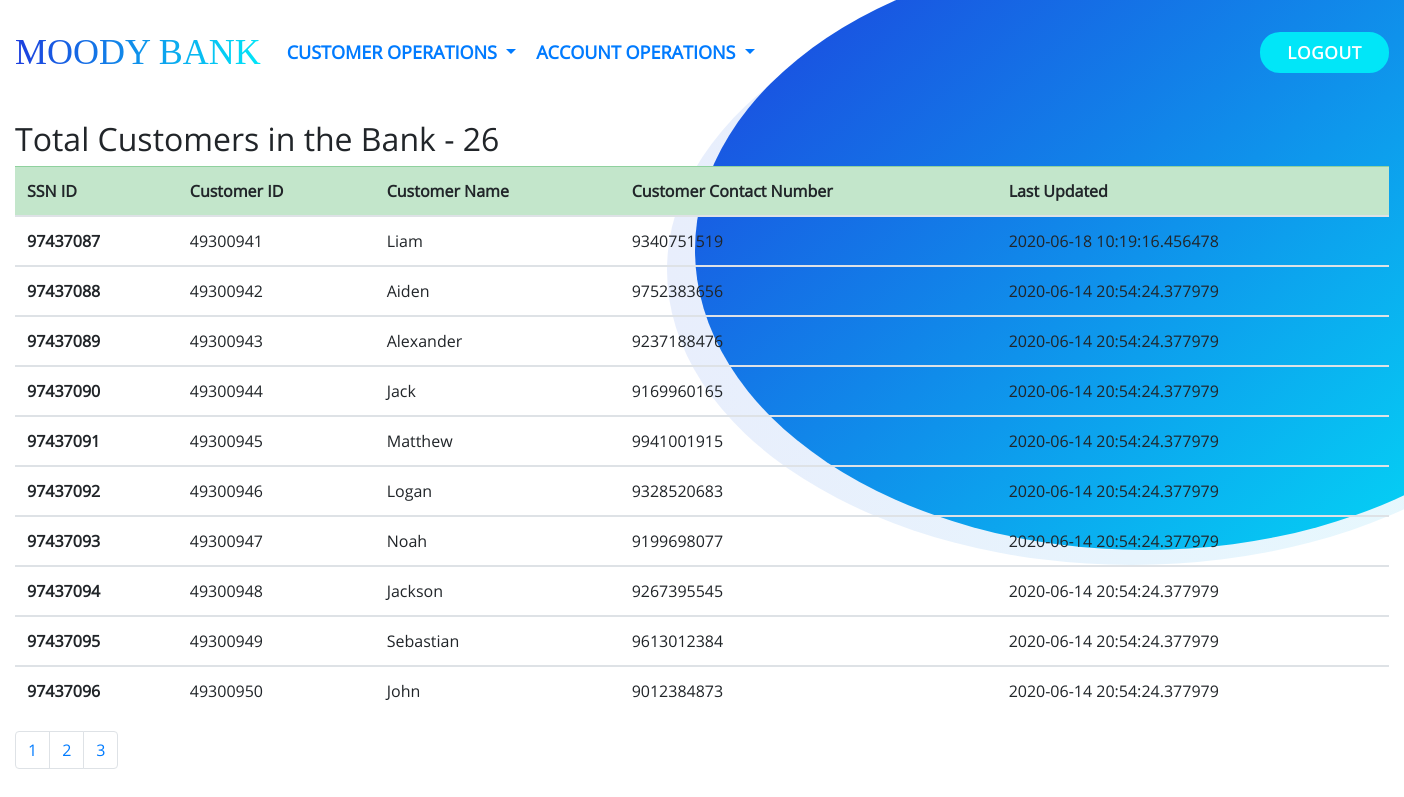
The app's page /view_customers_status (signed in) with its own data.
### application/models.py (models this page shows, shortened)
class Customer(db.Model):
	ssn = db.Column(db.Integer, primary_key=True)
	cust_id = db.Column(db.Integer, unique=True, nullable=False)
	cust_name = db.Column(db.String(20), nullable=False)
	cust_address = db.Column(db.Text, nullable=False)
	cust_contact = db.Column(db.Integer,nullable=False)
	cust_age = db.Column(db.Integer, nullable=False)
	cust_state = db.Column(db.String(20),nullable=False)
	cust_city = db.Column(db.String(30),nullable=False)
	accounts = db.relationship('Account', backref='Owner', lazy=True)
	transactions = db.relationship('Transaction', backref='Owner', lazy=True)

class Transaction(db.Model):
	transaction_id = db.Column(db.Integer, primary_key=True)
	transaction_date = db.Column(db.DateTime, nullable=False, default=d.today())
	transaction_amount = db.Column(db.Float, nullable=False)
	from_acc = db.Column(db.String(1), nullable=False)
	to_acc = db.Column(db.String(1), nullable=False)
	action = db.Column(db.String(10), nullable=False)
	cust_id = db.Column(db.Integer, db.ForeignKey('customer.cust_id'), nullable=False)

### application/routes.py (the view)
@app.route("/view_customers_status", methods=['GET', 'POST'])
def view_customers_status():
	if session.get('ROLE') != "acc_exec":
		return "Action Not Allowed"
	else:
		page = request.args.get('page', 1, type=int)
		customers = Customer.query.order_by(Customer.cust_id).paginate(page=page, per_page=10)
		return render_template("view_customers_status.html", customers=customers, title="View All Customer")

### application/templates/view_customers_status.html
{% extends 'layout.html' %}
{% block content %}
<h2>Total Customers in the Bank - {{ customers.total }}</h2>
<table class="table table-hover ">
	<thead>
		<tr class="table-success">
			<th scope="col">SSN ID</th>
			<th scope="col">Customer ID</th>
			<th scope="col">Customer Name</th>
			<th scope="col">Customer Contact Number</th>
			<th scope="col">Last Updated</th>
		</tr>
	</thead>
	{% for customer in customers.items %}
	<tbody>
		<tr>
			<th  scope="row">{{ customer.ssn }}</th>
			<td>{{ customer.cust_id }}</td>
			<td>{{ customer.cust_name }}</td>
			<td>{{ customer.cust_contact }}</td>
			<td>
			{% if not customer.transactions[-1]%}
				No Transactions
			{% else %}
				{{ customer.transactions[-1].transaction_date }}
			{% endif %}
			</td>
		</tr>
		{% endfor%}
	</tbody>
</table>
<nav aria-label="Page navigation">
	<ul class="pagination">
		{% for page_num in customers.iter_pages(left_edge=2, right_edge=2, left_current=1, right_current=2) %}
	{% if page_num %}
	  <li class="page-item"><a class="page-link" href="{{ url_for('view_customers_status', page=page_num)}}">{{page_num}}</a></li>
	  {% else %}
	...
	{% endif %}
{% endfor %}
	</ul>
  </nav>
{% endblock content %}

### application/static/css/style.css (style rules this page uses)
body { overflow: hidden; overflow-y: auto; font-family: "OpenSans-Regular"; }

### records on screen
Customer: ssn "97437087", cust_id "49300941", cust_name "Liam", cust_contact "9340751519", transaction_date "2020-06-18 10:19:16.456478"
Customer: ssn "97437088", cust_id "49300942", cust_name "Aiden", cust_contact "9752383656", transaction_date "2020-06-14 20:54:24.377979"
Customer: ssn "97437089", cust_id "49300943", cust_name "Alexander", cust_contact "9237188476", transaction_date "2020-06-14 20:54:24.377979"
Customer: ssn "97437090", cust_id "49300944", cust_name "Jack", cust_contact "9169960165", transaction_date "2020-06-14 20:54:24.377979"
Customer: ssn "97437091", cust_id "49300945", cust_name "Matthew", cust_contact "9941001915", transaction_date "2020-06-14 20:54:24.377979"
Customer: ssn "97437092", cust_id "49300946", cust_name "Logan", cust_contact "9328520683", transaction_date "2020-06-14 20:54:24.377979"
Customer: ssn "97437093", cust_id "49300947", cust_name "Noah", cust_contact "9199698077", transaction_date "2020-06-14 20:54:24.377979"
Customer: ssn "97437094", cust_id "49300948", cust_name "Jackson", cust_contact "9267395545", transaction_date "2020-06-14 20:54:24.377979"
Customer: ssn "97437095", cust_id "49300949", cust_name "Sebastian", cust_contact "9613012384", transaction_date "2020-06-14 20:54:24.377979"
Customer: ssn "97437096", cust_id "49300950", cust_name "John", cust_contact "9012384873", transaction_date "2020-06-14 20:54:24.377979"

### other values on screen
{{ customers.total }} "26"
{{ page_num }} "1" "2" "3"
